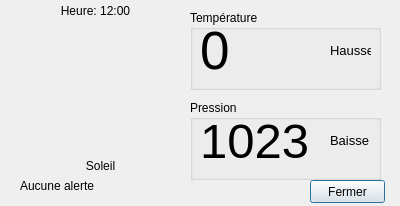
<?xml version="1.0" encoding="UTF-8"?>
<ui version="4.0">
 <class>Dialog</class>
 <widget class="QDialog" name="Dialog">
  <property name="geometry">
   <rect>
    <x>0</x>
    <y>0</y>
    <width>400</width>
    <height>206</height>
   </rect>
  </property>
  <property name="windowTitle">
   <string>Météo</string>
  </property>
  <widget class="QPushButton" name="btnFermer">
   <property name="geometry">
    <rect>
     <x>310</x>
     <y>180</y>
     <width>75</width>
     <height>23</height>
    </rect>
   </property>
   <property name="text">
    <string>Fermer</string>
   </property>
  </widget>
  <widget class="QGroupBox" name="groupTemp">
   <property name="geometry">
    <rect>
     <x>190</x>
     <y>10</y>
     <width>191</width>
     <height>80</height>
    </rect>
   </property>
   <property name="title">
    <string>Température</string>
   </property>
   <widget class="QLabel" name="lTemp">
    <property name="geometry">
     <rect>
      <x>10</x>
      <y>10</y>
      <width>111</width>
      <height>61</height>
     </rect>
    </property>
    <property name="font">
     <font>
      <pointsize>40</pointsize>
      <italic>false</italic>
     </font>
    </property>
    <property name="text">
     <string>0</string>
    </property>
   </widget>
   <widget class="QLabel" name="lTemp_2">
    <property name="geometry">
     <rect>
      <x>120</x>
      <y>70</y>
      <width>111</width>
      <height>61</height>
     </rect>
    </property>
    <property name="font">
     <font>
      <pointsize>40</pointsize>
      <italic>false</italic>
     </font>
    </property>
    <property name="text">
     <string>0</string>
    </property>
   </widget>
   <widget class="QLabel" name="lTempTendance">
    <property name="geometry">
     <rect>
      <x>140</x>
      <y>10</y>
      <width>41</width>
      <height>61</height>
     </rect>
    </property>
    <property name="font">
     <font>
      <pointsize>10</pointsize>
      <italic>false</italic>
     </font>
    </property>
    <property name="text">
     <string>Hausse</string>
    </property>
   </widget>
  </widget>
  <widget class="QGroupBox" name="groupPression">
   <property name="geometry">
    <rect>
     <x>190</x>
     <y>100</y>
     <width>191</width>
     <height>80</height>
    </rect>
   </property>
   <property name="title">
    <string>Pression</string>
   </property>
   <widget class="QLabel" name="lPression">
    <property name="geometry">
     <rect>
      <x>10</x>
      <y>10</y>
      <width>111</width>
      <height>61</height>
     </rect>
    </property>
    <property name="font">
     <font>
      <pointsize>37</pointsize>
      <italic>false</italic>
     </font>
    </property>
    <property name="text">
     <string>1023</string>
    </property>
   </widget>
   <widget class="QLabel" name="lPressionTendance">
    <property name="geometry">
     <rect>
      <x>140</x>
      <y>10</y>
      <width>41</width>
      <height>61</height>
     </rect>
    </property>
    <property name="font">
     <font>
      <pointsize>10</pointsize>
      <italic>false</italic>
     </font>
    </property>
    <property name="text">
     <string>Baisse</string>
    </property>
   </widget>
  </widget>
  <widget class="QLabel" name="lHeure">
   <property name="geometry">
    <rect>
     <x>10</x>
     <y>0</y>
     <width>171</width>
     <height>21</height>
    </rect>
   </property>
   <property name="text">
    <string>Heure: 12:00</string>
   </property>
   <property name="alignment">
    <set>Qt::AlignCenter</set>
   </property>
  </widget>
  <widget class="QLabel" name="lCondition">
   <property name="geometry">
    <rect>
     <x>20</x>
     <y>20</y>
     <width>151</width>
     <height>141</height>
    </rect>
   </property>
   <property name="text">
    <string/>
   </property>
   <property name="pixmap">
    <pixmap>images/nuageux_soleil.png</pixmap>
   </property>
   <property name="scaledContents">
    <bool>true</bool>
   </property>
  </widget>
  <widget class="QLabel" name="lConditionTxt">
   <property name="geometry">
    <rect>
     <x>20</x>
     <y>150</y>
     <width>161</width>
     <height>31</height>
    </rect>
   </property>
   <property name="text">
    <string>Soleil</string>
   </property>
   <property name="alignment">
    <set>Qt::AlignCenter</set>
   </property>
  </widget>
  <widget class="QLabel" name="lAlerte">
   <property name="geometry">
    <rect>
     <x>20</x>
     <y>170</y>
     <width>161</width>
     <height>31</height>
    </rect>
   </property>
   <property name="text">
    <string>Aucune alerte</string>
   </property>
  </widget>
 </widget>
 <resources/>
 <connections/>
</ui>
